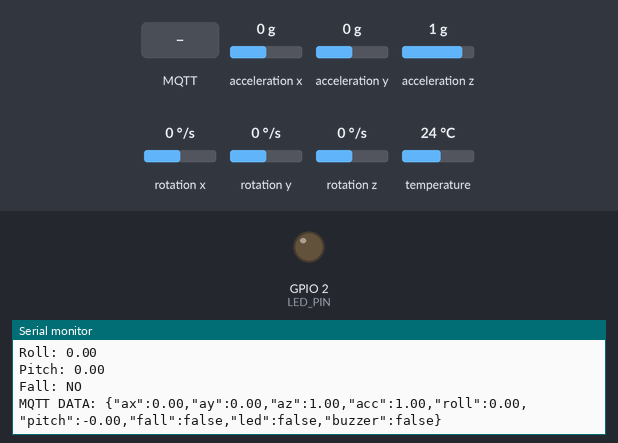
This sketch was run on a simulated ESP32. On the bench: output pins drawn as LEDs (lit = HIGH), the last lines printed to the serial monitor. Inputs (shaded band) come from the test bench; at power-on: acceleration x 0 g, acceleration y 0 g, acceleration z 1 g, rotation x 0 °/s, rotation y 0 °/s, rotation z 0 °/s, temperature 24 °C. WiFi joins after 1.5 s; servers stay silent unless stated; no MQTT or app messages arrive unless stated.

Above: at 2.7 s.
2.8 s: MQTT message "ON" arrives on the first subscribed topic
At 3.02 s:
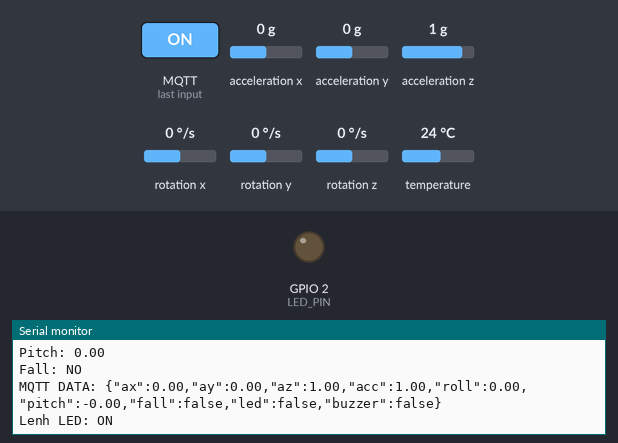
4.3 s: MQTT message "off" arrives on the first subscribed topic
At 4.51 s:
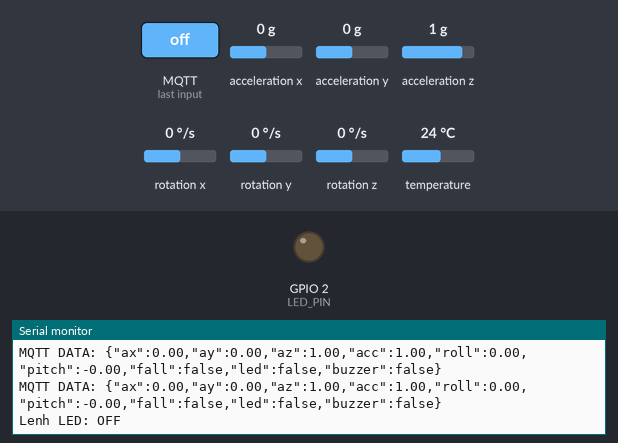
5.8 s: MQTT message "ON" arrives on the second subscribed topic
At 6.08 s:
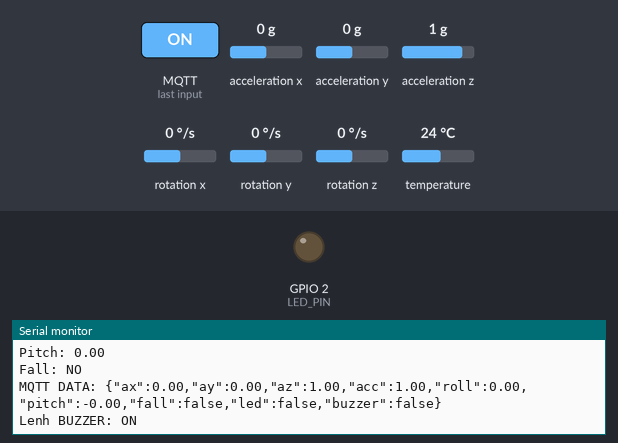

Measured:
- after the input at 2.8 s, the serial monitor: prints a new line at once (image 1)
- after the input at 4.3 s, the serial monitor: prints a new line at once (image 2)
- after the input at 5.8 s, the serial monitor: prints a new line after 0.07 s (image 3)

The sketch:

7-11.ino
```cpp
#include <Arduino.h>
#include <Wire.h>
#include <WiFi.h>
#include <PubSubClient.h>
#include <Adafruit_MPU6050.h>
#include <Adafruit_Sensor.h>
#include <math.h>

// =====================================================
// 1. KHAI BAO CHAN GPIO
// =====================================================

#define SDA_PIN       21
#define SCL_PIN       22

#define LED_PIN       2
#define BUZZER_PIN    25

// =====================================================
// 2. WIFI VA MQTT
// =====================================================

const char* WIFI_SSID = "Wokwi-GUEST";
const char* WIFI_PASSWORD = "";

const char* MQTT_SERVER = "broker.emqx.io";
const int MQTT_PORT = 1883;

// MQTT TOPICS
const char* TOPIC_DATA = "falldetection/data";
const char* TOPIC_ALERT = "falldetection/alert";

const char* TOPIC_LED = "falldetection/led";
const char* TOPIC_BUZZER = "falldetection/buzzer";
const char* TOPIC_MODE = "falldetection/mode";
const char* TOPIC_RESET = "falldetection/reset";

const char* TOPIC_LED_STATUS = "falldetection/led/status";
const char* TOPIC_BUZZER_STATUS = "falldetection/buzzer/status";

// =====================================================
// 3. DOI TUONG CAM BIEN VA MQTT
// =====================================================

Adafruit_MPU6050 mpu;

WiFiClient espClient;
PubSubClient mqttClient(espClient);

// =====================================================
// 4. CAC NGUONG PHAT HIEN TE NGA
// =====================================================

#define IMPACT_THRESHOLD     2.34
#define ANGLE_THRESHOLD      50.0

#define FALL_WINDOW_MS       3000
#define POSTURE_HOLD_MS      500
#define FALL_COOLDOWN_MS     5000

// =====================================================
// 5. CAU TRUC DU LIEU
// =====================================================

struct SensorData {
  float ax;
  float ay;
  float az;

  float acc;
  float roll;
  float pitch;

  bool fall;
};

struct AlertEvent {
  bool fall;
};

enum CommandType {
  CMD_LED,
  CMD_BUZZER,
  CMD_MANUAL,
  CMD_AUTO,
  CMD_RESET
};

struct Command {
  CommandType type;
  bool value;
};

// =====================================================
// 6. QUEUE FREERTOS
// =====================================================

QueueHandle_t dataQueue;
QueueHandle_t alertQueue;
QueueHandle_t commandQueue;

// =====================================================
// 7. BIEN TRANG THAI
// =====================================================

volatile bool fallDetected = false;

volatile bool actualLEDState = false;
volatile bool actualBuzzerState = false;

volatile bool resetFallRequested = false;

bool manualMode = false;

bool manualLED = false;
bool manualBuzzer = false;

bool ledOverrideActive = false;
bool buzzerOverrideActive = false;

// =====================================================
// 8. BIEN PHAT HIEN TE NGA
// =====================================================

bool impactDetected = false;
bool postureConfirmed = false;
bool fallLatched = false;

unsigned long impactTime = 0;
unsigned long postureTime = 0;
unsigned long lastFallTime = 0;

unsigned long lastSerialTime = 0;

// =====================================================
// 9. BIEN GUI DU LIEU MQTT
// =====================================================

unsigned long lastPublishTime = 0;

bool lastPublishedFall = false;

bool lastPublishedLEDState = false;
bool lastPublishedBuzzerState = false;

volatile bool statusPublishNeeded = true;

// =====================================================
// 10. KHOI TAO WIFI
// =====================================================

void connectWiFi() {

  Serial.println();
  Serial.println("Dang ket noi WiFi...");

  WiFi.mode(WIFI_STA);
  WiFi.begin(WIFI_SSID, WIFI_PASSWORD);

  while (WiFi.status() != WL_CONNECTED) {

    Serial.print(".");
    vTaskDelay(pdMS_TO_TICKS(500));
  }

  Serial.println();
  Serial.println("WiFi da ket noi!");

  Serial.print("IP: ");
  Serial.println(WiFi.localIP());
}

// =====================================================
// 11. MQTT CALLBACK
// =====================================================

void mqttCallback(char* topic, byte* payload, unsigned int length) {

  char message[32];

  unsigned int copyLength = length;

  if (copyLength >= sizeof(message)) {
    copyLength = sizeof(message) - 1;
  }

  for (unsigned int i = 0; i < copyLength; i++) {
    message[i] = (char)payload[i];
  }

  message[copyLength] = '\0';

  String receivedMessage = String(message);
  receivedMessage.trim();
  receivedMessage.toUpperCase();

  Command cmd;

  if (strcmp(topic, TOPIC_LED) == 0) {

    if (receivedMessage == "ON") {
      cmd.type = CMD_LED;
      cmd.value = true;
    }
    else if (receivedMessage == "OFF") {
      cmd.type = CMD_LED;
      cmd.value = false;
    }
    else {
      return;
    }
  }

  else if (strcmp(topic, TOPIC_BUZZER) == 0) {

    if (receivedMessage == "ON") {
      cmd.type = CMD_BUZZER;
      cmd.value = true;
    }
    else if (receivedMessage == "OFF") {
      cmd.type = CMD_BUZZER;
      cmd.value = false;
    }
    else {
      return;
    }
  }

  else if (strcmp(topic, TOPIC_MODE) == 0) {

    if (receivedMessage == "MANUAL") {
      cmd.type = CMD_MANUAL;
      cmd.value = true;
    }
    else if (receivedMessage == "AUTO") {
      cmd.type = CMD_AUTO;
      cmd.value = false;
    }
    else {
      return;
    }
  }

  else if (strcmp(topic, TOPIC_RESET) == 0) {

    if (receivedMessage == "RESET") {
      cmd.type = CMD_RESET;
      cmd.value = false;
    }
    else {
      return;
    }
  }

  else {
    return;
  }

  // Gui lenh vao Queue
  if (commandQueue != NULL) {
    xQueueSend(commandQueue, &cmd, 0);
  }
}

// =====================================================
// 12. KET NOI LAI MQTT
// =====================================================

void reconnectMQTT() {

  while (!mqttClient.connected()) {

    Serial.print("Dang ket noi MQTT...");

    String clientId = "ESP32_FallDetection_";
    clientId += String((uint32_t)ESP.getEfuseMac(), HEX);

    if (mqttClient.connect(clientId.c_str())) {

      Serial.println("Thanh cong!");

      mqttClient.subscribe(TOPIC_LED);
      mqttClient.subscribe(TOPIC_BUZZER);
      mqttClient.subscribe(TOPIC_MODE);
      mqttClient.subscribe(TOPIC_RESET);

      statusPublishNeeded = true;

      Serial.println("Da Subscribe cac topic dieu khien");
    }

    else {

      Serial.print("That bai, ma loi: ");
      Serial.println(mqttClient.state());

      vTaskDelay(pdMS_TO_TICKS(2000));
    }
  }
}

// =====================================================
// 13. TASK 1 - DOC DU LIEU MPU6050
// =====================================================

void TaskReadData(void *pvParameters) {

  SensorData data = {};

  sensors_event_t a, g, temp;

  Serial.println("TaskReadData da khoi dong");

  for (;;) {

    // Doc du lieu MPU6050
    mpu.getEvent(&a, &g, &temp);

    // Chuyen gia toc sang don vi g
    data.ax = a.acceleration.x / 9.80665;
    data.ay = a.acceleration.y / 9.80665;
    data.az = a.acceleration.z / 9.80665;

    // Tinh do lon gia toc
    data.acc = sqrt(
      data.ax * data.ax +
      data.ay * data.ay +
      data.az * data.az
    );

    // Tinh Roll va Pitch
    data.roll = atan2(data.ay, data.az) * 180.0 / PI;

    data.pitch = atan2(
      -data.ax,
      sqrt(data.ay * data.ay + data.az * data.az)
    ) * 180.0 / PI;

    unsigned long now = millis();

    bool abnormalAngle =
      (fabs(data.roll) > ANGLE_THRESHOLD) ||
      (fabs(data.pitch) > ANGLE_THRESHOLD);

    // -----------------------------------------------
    // XU LY YEU CAU RESET
    // -----------------------------------------------

    if (resetFallRequested) {

      fallLatched = false;
      impactDetected = false;
      postureConfirmed = false;

      impactTime = 0;
      postureTime = 0;

      resetFallRequested = false;

      data.fall = false;
    }

    // -----------------------------------------------
    // PHAT HIEN TE NGA
    // -----------------------------------------------

    if (!fallLatched) {

      // Phat hien va cham
      if (data.acc >= IMPACT_THRESHOLD) {

        impactDetected = true;
        impactTime = now;

        postureConfirmed = false;
        postureTime = 0;
      }

      // Sau va cham, kiem tra goc nghieng
      if (impactDetected) {

        if (now - impactTime <= FALL_WINDOW_MS) {

          if (abnormalAngle) {

            if (!postureConfirmed) {

              postureConfirmed = true;
              postureTime = now;
            }

            // Goc nghieng duoc duy tri lien tuc
            if (now - postureTime >= POSTURE_HOLD_MS) {

              if (
                lastFallTime == 0 ||
                now - lastFallTime >= FALL_COOLDOWN_MS
              ) {

                fallLatched = true;
                fallDetected = true;

                lastFallTime = now;

                AlertEvent event;
                event.fall = true;

                xQueueSend(alertQueue, &event, 0);

                Serial.println();
                Serial.println("!!! PHAT HIEN TE NGA !!!");
              }
            }
          }

          else {

            postureConfirmed = false;
            postureTime = 0;
          }
        }

        else {

          // Het thoi gian cho xac nhan
          impactDetected = false;
          postureConfirmed = false;

          impactTime = 0;
          postureTime = 0;
        }
      }
    }

    data.fall = fallDetected;

    // Gui du lieu vao Queue
    xQueueOverwrite(dataQueue, &data);

    // In Serial moi 1 giay
    if (now - lastSerialTime >= 1000) {

      lastSerialTime = now;

      Serial.println("----------------------------");

      Serial.print("Acc: ");
      Serial.print(data.acc, 2);
      Serial.println(" g");

      Serial.print("Roll: ");
      Serial.println(data.roll, 2);

      Serial.print("Pitch: ");
      Serial.println(data.pitch, 2);

      Serial.print("Fall: ");
      Serial.println(data.fall ? "YES" : "NO");
    }

    vTaskDelay(pdMS_TO_TICKS(100));
  }
}

// =====================================================
// 14. TASK 2 - XU LY CANH BAO LED VA BUZZER
// =====================================================

void TaskAlert(void *pvParameters) {

  Serial.println("TaskAlert da khoi dong");

  pinMode(LED_PIN, OUTPUT);
  pinMode(BUZZER_PIN, OUTPUT);

  digitalWrite(LED_PIN, LOW);
  noTone(BUZZER_PIN);

  AlertEvent event;
  Command cmd;

  bool autoAlarm = false;

  for (;;) {

    // -----------------------------------------------
    // NHAN SU KIEN TE NGA
    // -----------------------------------------------

    if (xQueueReceive(alertQueue, &event, 0) == pdTRUE) {

      if (event.fall) {

        autoAlarm = true;

        // Mac dinh bat LED va buzzer
        ledOverrideActive = false;
        buzzerOverrideActive = false;

        Serial.println("CANH BAO: BAT LED VA BUZZER");
      }
    }

    // -----------------------------------------------
    // NHAN LENH DIEU KHIEN TU MQTT
    // -----------------------------------------------

    while (xQueueReceive(commandQueue, &cmd, 0) == pdTRUE) {

      switch (cmd.type) {

        case CMD_LED:

          manualLED = cmd.value;
          ledOverrideActive = true;

          Serial.print("Lenh LED: ");
          Serial.println(manualLED ? "ON" : "OFF");

          break;

        case CMD_BUZZER:

          manualBuzzer = cmd.value;
          buzzerOverrideActive = true;

          Serial.print("Lenh BUZZER: ");
          Serial.println(manualBuzzer ? "ON" : "OFF");

          break;

        case CMD_MANUAL:

          manualMode = true;

          Serial.println("CHE DO MANUAL");

          break;

        case CMD_AUTO:

          manualMode = false;

          Serial.println("CHE DO AUTO");

          break;

        case CMD_RESET:

          autoAlarm = false;

          fallDetected = false;
          resetFallRequested = true;

          ledOverrideActive = false;
          buzzerOverrideActive = false;

          manualLED = false;
          manualBuzzer = false;

          Serial.println("DA RESET CANH BAO");

          break;
      }
    }

    // -----------------------------------------------
    // XAC DINH TRANG THAI LED VA BUZZER
    // -----------------------------------------------

    bool ledOutput = false;
    bool buzzerOutput = false;

    if (autoAlarm) {

      // Khi te nga: bat mac dinh ca hai
      // Cho phep tat rieng tung thiet bi

      ledOutput = ledOverrideActive ? manualLED : true;

      buzzerOutput =
        buzzerOverrideActive ? manualBuzzer : true;
    }

    else if (manualMode) {

      ledOutput = manualLED;
      buzzerOutput = manualBuzzer;
    }

    else {

      ledOutput = false;
      buzzerOutput = false;
    }

    // -----------------------------------------------
    // DIEU KHIEN LED GPIO2
    // -----------------------------------------------

    digitalWrite(
      LED_PIN,
      ledOutput ? HIGH : LOW
    );

    // -----------------------------------------------
    // DIEU KHIEN BUZZER GPIO25
    // -----------------------------------------------

    if (buzzerOutput) {

      tone(BUZZER_PIN, 2000);
    }

    else {

      noTone(BUZZER_PIN);
    }

    // Cap nhat trang thai thuc te
    actualLEDState = ledOutput;
    actualBuzzerState = buzzerOutput;

    vTaskDelay(pdMS_TO_TICKS(50));
  }
}

// =====================================================
// 15. TASK 3 - GUI DU LIEU LEN MQTT
// =====================================================

void TaskTransmitData(void *pvParameters) {

  Serial.println("TaskTransmitData da khoi dong");

  SensorData data;

  for (;;) {

    // Ket noi WiFi neu mat ket noi
    if (WiFi.status() != WL_CONNECTED) {

      connectWiFi();
    }

    // Ket noi MQTT
    if (!mqttClient.connected()) {

      reconnectMQTT();
    }

    // Xu ly MQTT callback
    mqttClient.loop();

    unsigned long now = millis();

    // -----------------------------------------------
    // GUI TRANG THAI LED VA BUZZER
    // -----------------------------------------------

    bool currentLED = actualLEDState;
    bool currentBuzzer = actualBuzzerState;

    if (mqttClient.connected()) {

      if (statusPublishNeeded) {

        mqttClient.publish(
          TOPIC_LED_STATUS,
          currentLED ? "ON" : "OFF",
          true
        );

        mqttClient.publish(
          TOPIC_BUZZER_STATUS,
          currentBuzzer ? "ON" : "OFF",
          true
        );

        lastPublishedLEDState = currentLED;
        lastPublishedBuzzerState = currentBuzzer;

        statusPublishNeeded = false;
      }

      else {

        if (currentLED != lastPublishedLEDState) {

          mqttClient.publish(
            TOPIC_LED_STATUS,
            currentLED ? "ON" : "OFF",
            true
          );

          lastPublishedLEDState = currentLED;
        }

        if (currentBuzzer != lastPublishedBuzzerState) {

          mqttClient.publish(
            TOPIC_BUZZER_STATUS,
            currentBuzzer ? "ON" : "OFF",
            true
          );

          lastPublishedBuzzerState = currentBuzzer;
        }
      }
    }

    // -----------------------------------------------
    // GUI TELEMETRY MOI 500ms
    // -----------------------------------------------

    if (now - lastPublishTime >= 500) {

      lastPublishTime = now;

      if (xQueuePeek(dataQueue, &data, 0) == pdTRUE) {

        char jsonData[256];

        snprintf(
          jsonData,
          sizeof(jsonData),
          "{\"ax\":%.2f,\"ay\":%.2f,\"az\":%.2f,"
          "\"acc\":%.2f,\"roll\":%.2f,\"pitch\":%.2f,"
          "\"fall\":%s,\"led\":%s,\"buzzer\":%s}",
          data.ax,
          data.ay,
          data.az,
          data.acc,
          data.roll,
          data.pitch,
          data.fall ? "true" : "false",
          currentLED ? "true" : "false",
          currentBuzzer ? "true" : "false"
        );

        if (mqttClient.connected()) {

          mqttClient.publish(TOPIC_DATA, jsonData);

          Serial.print("MQTT DATA: ");
          Serial.println(jsonData);

          // Gui trang thai canh bao khi thay doi
          if (data.fall != lastPublishedFall) {

            mqttClient.publish(
              TOPIC_ALERT,
              data.fall ? "FALL_DETECTED" : "NORMAL",
              true
            );

            lastPublishedFall = data.fall;
          }
        }
      }
    }

    vTaskDelay(pdMS_TO_TICKS(20));
  }
}

// =====================================================
// 16. SETUP
// =====================================================

void setup() {

  Serial.begin(115200);

  Serial.println();
  Serial.println("================================");
  Serial.println("   ESP32 FALL DETECTION SYSTEM");
  Serial.println("================================");

  // Khoi tao GPIO
  pinMode(LED_PIN, OUTPUT);
  pinMode(BUZZER_PIN, OUTPUT);

  digitalWrite(LED_PIN, LOW);
  noTone(BUZZER_PIN);

  // Khoi tao I2C
  Wire.begin(SDA_PIN, SCL_PIN);

  // Khoi tao MPU6050
  if (!mpu.begin()) {

    Serial.println("LOI: KHONG TIM THAY MPU6050!");

    while (1) {
      vTaskDelay(pdMS_TO_TICKS(1000));
    }
  }

  Serial.println("MPU6050 da san sang!");

  // Cau hinh MPU6050
  mpu.setAccelerometerRange(MPU6050_RANGE_8_G);
  mpu.setGyroRange(MPU6050_RANGE_500_DEG);
  mpu.setFilterBandwidth(MPU6050_BAND_21_HZ);

  // Cau hinh MQTT
  mqttClient.setServer(MQTT_SERVER, MQTT_PORT);
  mqttClient.setCallback(mqttCallback);
  mqttClient.setBufferSize(512);
  mqttClient.setKeepAlive(30);

  // Khoi tao Queue
  dataQueue = xQueueCreate(1, sizeof(SensorData));

  alertQueue = xQueueCreate(5, sizeof(AlertEvent));

  commandQueue = xQueueCreate(10, sizeof(Command));

  if (
    dataQueue == NULL ||
    alertQueue == NULL ||
    commandQueue == NULL
  ) {

    Serial.println("LOI KHOI TAO QUEUE!");

    while (1) {
      vTaskDelay(pdMS_TO_TICKS(1000));
    }
  }

  // Khoi tao WiFi
  connectWiFi();

  // Tao du lieu ban dau
  SensorData initialData = {};
  xQueueOverwrite(dataQueue, &initialData);

  // -----------------------------------------------
  // TAO 3 TASK FREERTOS
  // -----------------------------------------------

  xTaskCreatePinnedToCore(
    TaskReadData,
    "TaskReadData",
    4096,
    NULL,
    2,
    NULL,
    1
  );

  xTaskCreatePinnedToCore(
    TaskAlert,
    "TaskAlert",
    4096,
    NULL,
    2,
    NULL,
    1
  );

  xTaskCreatePinnedToCore(
    TaskTransmitData,
    "TaskTransmitData",
    8192,
    NULL,
    1,
    NULL,
    0
  );

  Serial.println("DA KHOI DONG 3 TASK FREERTOS");
}

// =====================================================
// 17. LOOP
// =====================================================

void loop() {

  // Cac cong viec duoc xu ly boi 3 FreeRTOS Task
  vTaskDelay(pdMS_TO_TICKS(1000));
}
```
